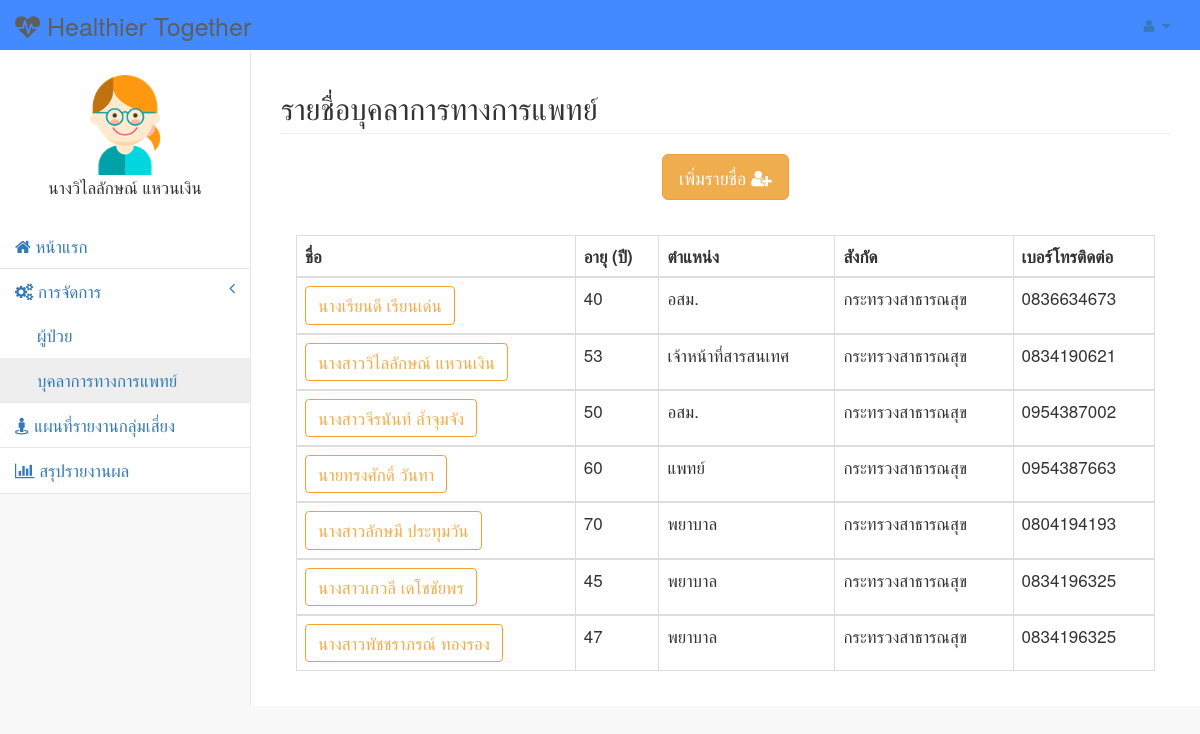
The app's page /u225314046/public_html/Webservice_nn/authorities.php with its own data.
### tables this page shows
CREATE TABLE `authorities` (
  `userID` int(5) NOT NULL,
  `userName` varchar(20) NOT NULL,
  `Name` varchar(20) NOT NULL,
  `Last` varchar(20) NOT NULL,
  `age` int(3) NOT NULL,
  `Position` varchar(30) NOT NULL,
  `Under` varchar(30) DEFAULT NULL,
  `Img` varchar(50) DEFAULT NULL,
  `callNum` varchar(10) DEFAULT NULL
);

### u225314046/public_html/Webservice_nn/authorities.php (the view, shortened to what this page needs)
<!DOCTYPE html>
<html lang="en">
<head>
    <link href="vendor/bootstrap/css/bootstrap.css" rel="stylesheet">
    <link href="vendor/metisMenu/metisMenu.min.css" rel="stylesheet">
    <link href="dist/css/sb-admin-2.css" rel="stylesheet">
    <link href="vendor/morrisjs/morris.css" rel="stylesheet">
    <link href="vendor/font-awesome/css/font-awesome.min.css" rel="stylesheet" type="text/css">
</head>
<body>
    <div id="wrapper">
        <nav class="navbar navbar-default navbar-static-top" role="navigation" style="margin-bottom: 0">
            <div class="navbar-header">
                <a class="navbar-brand" href="index.html" style="font-size:25px">
                  <i class="fa fa-heartbeat" aria-hidden="true"></i> Healthier Together</a>
            </div>
            <ul class="nav navbar-top-links navbar-right">
                <li class="dropdown">
                    <a class="dropdown-toggle" data-toggle="dropdown" href="#">
                        <i class="fa fa-user fa-fw"></i> <i class="fa fa-caret-down"></i>
                    </a>
                </li>
            </ul>
            <div class="navbar-default_2 sidebar" role="navigation" style="font-size:17px">
                <div class="sidebar-nav navbar-collapse"><br>
                    <ul class="nav" id="side-menu">
                      <div class="testimonial-image">
                          <center><img src="../img/profile/user10.png" width="100px" height="100px"></center>
                        </div>
                            <center><span class="nav-link-text">นางวิไลลักษณ์  แหวนเงิน</span></center>
                          </a><br>
                        <li>
                            <a href="home.php"><i class="fa fa-home" aria-hidden="true"></i> หน้าแรก</a>
                        </li>
                        <li>
                            <a href="#"><i class="fa fa-gears"></i> การจัดการ<span class="fa arrow"></span></a>
                            <ul class="nav nav-second-level">
                                <li>
                                    <a href="patient.php">ผู้ป่วย</a>
                                </li>
                                <li>
                                      <a href="authorities.php">บุคลาการทางการแพทย์</a>
                                </li>
                            </ul>
                        </li>
                        <li>
                            <a href="#"><i class="fa fa-street-view"></i> แผนที่รายงานกลุ่มเสี่ยง</a>
                        </li>
                        <li>
                            <a href="#"><i class="fa fa-bar-chart" aria-hidden="true"></i> สรุปรายงานผล</a>
                        </li>
                    </ul>
                </div>
            </div>
        </nav>
        <?php
    include "config.php";
    $objConnect = mysqli_connect("$servername","$username","$password","$database") or die("Error Connect to Database");
    $strSQL = "SELECT CONCAT(Name,' ',Last) AS name_a ,age ,Position ,Under ,callNum  From authorities ";
    $objQuery = mysqli_query($objConnect,$strSQL) or die ("Error Query [".$strSQL."]")
    ?>
        <div id="page-wrapper">
            <div class="row">
                <div class="col-lg-12">
                    <h2 class="page-header">รายชื่อบุคลาการทางการแพทย์</h2>
                </div>
            </div>
            <center><button type="button" class="btn btn-warning btn-lg" data-toggle="modal" data-target="#exampleModal" data-whatever="@getbootstrap">เพิ่มรายชื่อ <i class="fa fa-user-plus"></i></button></center>
                    <br>
            <div class="row">
                <div class="col-lg-12">
                        <div class="panel-body">
                          <form action="profile_p.php" method="post">
                            <table width="100%" class="table table-bordered " id="dataTables-example" style="font-size:17px">
                                <thead>
                                    <tr>
                                      <th>ชื่อ</th>
                                      <th>อายุ (ปี)</th>
                                      <th>ตำแหน่ง</th>
                                      <th>สังกัด</th>
                                      <th>เบอร์โทรติดต่อ</th>
                                    </tr>
                                </thead>
                                <?php
                while($objResult = mysqli_fetch_array($objQuery)){
                ?>
                                <tbody >
                                    <tr >
                                      <td><input name="name" onclick="myFunction()" class="btn btn-outline btn-warning" type="submit" value="<?php echo $objResult["name_a"];?>" style="font-size:17px"></td>
                                      <td><?php echo $objResult["age"];?></td>
                                      <td><?php echo $objResult["Position"];?></td>
                                      <td><?php echo $objResult["Under"];?></td>
                                      <td>0<?php echo $objResult["callNum"];?></td>
                                    </tr>
                                </tbody>
                                <?php
                }
                ?>
                            </table>
                          </form>
                        </div>
                </div>
            </div>
        </div>
    </div>
</body>
</html>

### records on screen
authorities: age "40", Position "อสม.", Under "กระทรวงสาธารณสุข", callNum "836634673"
authorities: age "53", Position "เจ้าหน้าที่สารสนเทศ", Under "กระทรวงสาธารณสุข", callNum "834190621"
authorities: age "50", Position "อสม.", Under "กระทรวงสาธารณสุข", callNum "954387002"
authorities: age "60", Position "แพทย์", Under "กระทรวงสาธารณสุข", callNum "954387663"
authorities: age "70", Position "พยาบาล", Under "กระทรวงสาธารณสุข", callNum "804194193"
authorities: age "45", Position "พยาบาล", Under "กระทรวงสาธารณสุข", callNum "834196325"
authorities: age "47", Position "พยาบาล", Under "กระทรวงสาธารณสุข", callNum "834196325"
